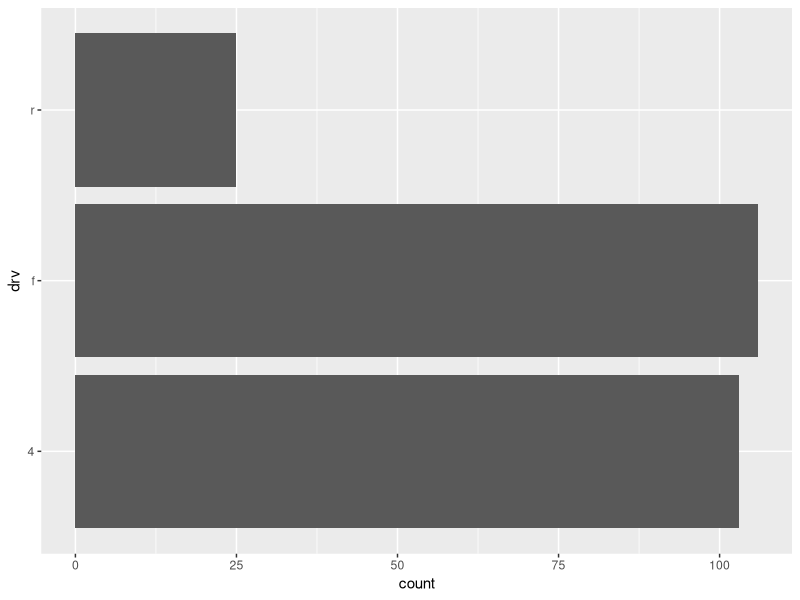
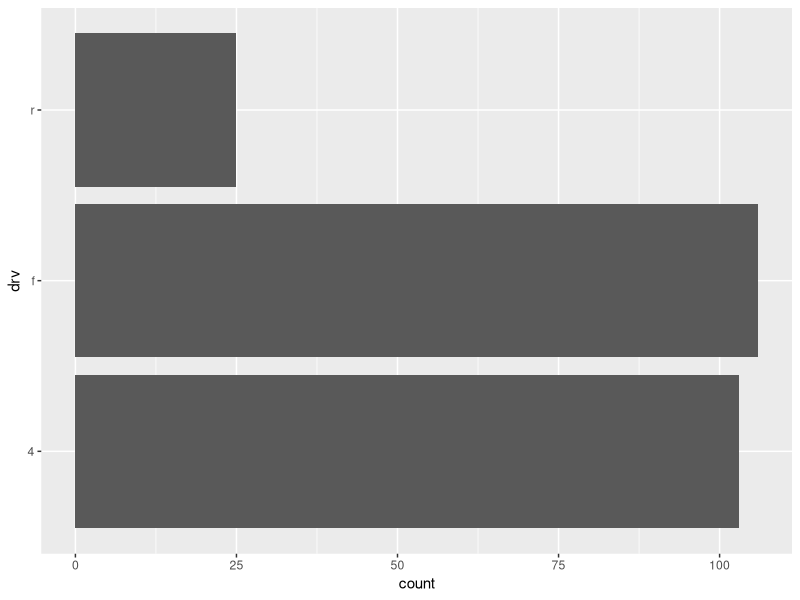
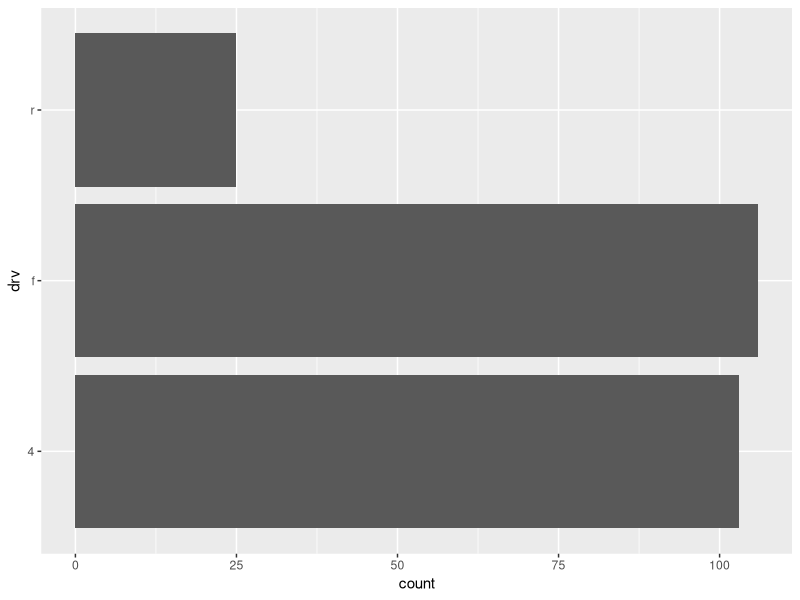
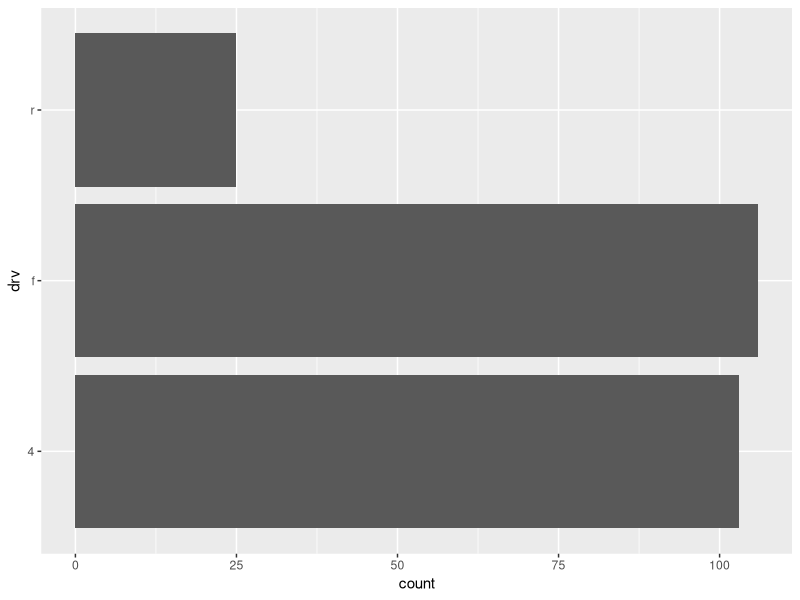
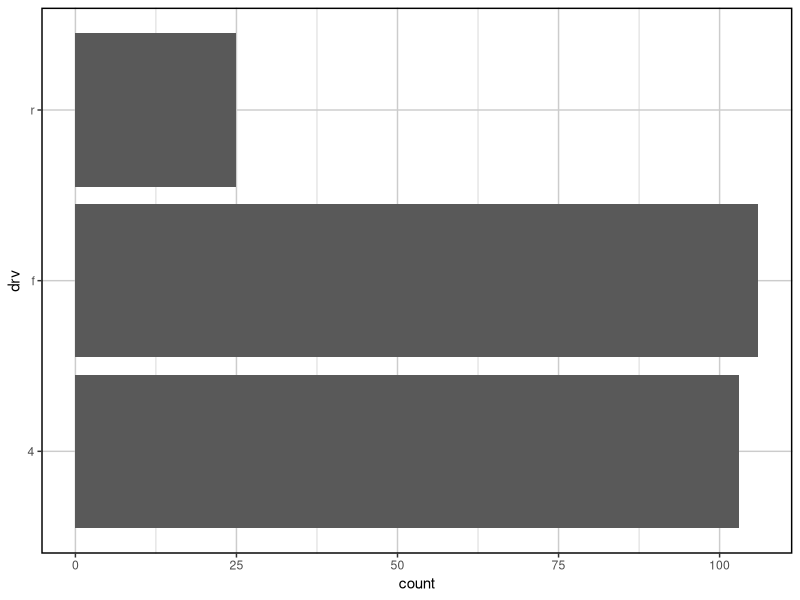
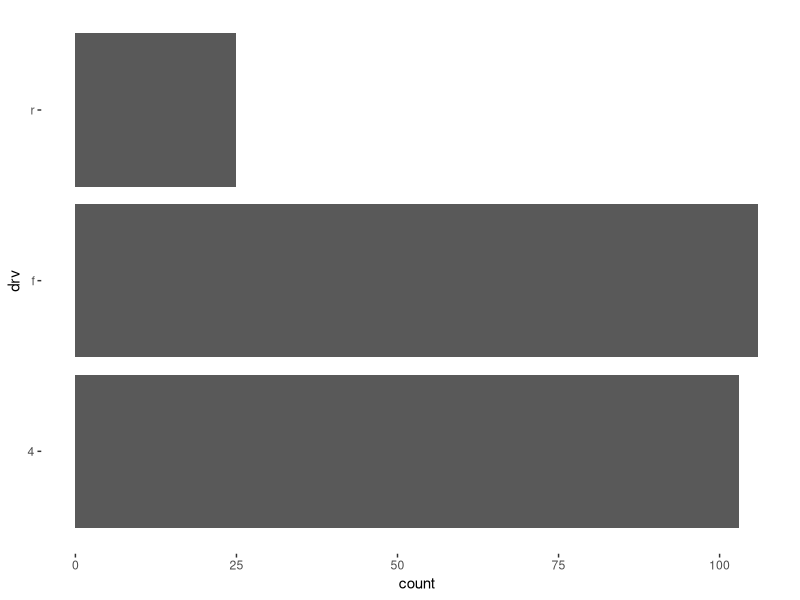

Write R code to recreate these figures, in order.
#!/usr/bin/r

# position linear of data in product's
x <- matrix(data = 4.469, nrow = 512, ncol = 512, byrow = FALSE, dimnames = NULL)
e1 <- colMeans(x, na.rm = FALSE, dims = 1L)
l1 <- colMeans(x, na.rm = FALSE, dims = 1L)
f1 <- colMeans(x, na.rm = FALSE, dims = 1L)
n1 <- colMeans(x, na.rm = FALSE, dims = 1L)

## ---- include = FALSE---------------------------------------------------------
knitr::opts_chunk$set(collapse = TRUE, comment = "#>", fig.show = "hide")
library(ggplot2)

## -----------------------------------------------------------------------------
mpg_drv_summary <- function() {
  ggplot2::ggplot(ggplot2::mpg) + 
    ggplot2::geom_bar(ggplot2::aes(x = .data$drv)) + 
    ggplot2::coord_flip()
}

## ---- include=FALSE-----------------------------------------------------------
# make sure this function runs!
mpg_drv_summary()

## -----------------------------------------------------------------------------
#' @importFrom ggplot2 ggplot aes geom_bar coord_flip
mpg_drv_summary <- function() {
  ggplot(ggplot2::mpg) + 
    geom_bar(aes(x = drv)) + 
    coord_flip()
}

## ---- include=FALSE-----------------------------------------------------------
# make sure this function runs!
mpg_drv_summary()

## -----------------------------------------------------------------------------
mpg_drv_summary <- function() {
  ggplot(ggplot2::mpg) + 
    geom_bar(aes(x = drv)) + 
    coord_flip()
}

## -----------------------------------------------------------------------------
mpg_drv_summary <- function() {
  ggplot(ggplot2::mpg) + 
    geom_bar(aes(x = .data$drv)) + 
    coord_flip()
}

## -----------------------------------------------------------------------------
col_summary <- function(df, col) {
  ggplot(df) + 
    geom_bar(aes(x = .data[[col]])) + 
    coord_flip()
}

col_summary(mpg, "drv")

## ---- eval = (packageVersion("rlang") >= "0.3.4.9003")------------------------
col_summary <- function(df, col) {
  ggplot(df) + 
    geom_bar(aes(x = {{ col }})) + 
    coord_flip()
}

col_summary(mpg, drv)

## -----------------------------------------------------------------------------
mpg_drv_dist <- structure(
  c(
    "4" = 103 / 234,
    "f" = 106 / 234,
    "r" = 25 / 234
  ),
  class = "discrete_distr"
)

## -----------------------------------------------------------------------------
discrete_distr_data <- function(x) {
  tibble::tibble(
    value = names(x),
    probability = as.numeric(x)
  )
}

discrete_distr_data(mpg_drv_dist)

## -----------------------------------------------------------------------------
#' @importFrom ggplot2 autoplot
autoplot.discrete_distr <- function(object, ...) {
  plot_data <- discrete_distr_data(object)
  ggplot(plot_data, aes(.data$value, .data$probability)) +
    geom_col() +
    coord_flip() +
    labs(x = "Value", y = "Probability")
}

## -----------------------------------------------------------------------------
#' @importFrom graphics plot
plot.discrete_distr <- function(x, ...) {
  print(autoplot(x, ...))
}

## -----------------------------------------------------------------------------
#' @importFrom ggplot2 %+replace%
theme_custom <- function(...) {
  theme_grey(...) %+replace% 
    theme(
      panel.border = element_rect(linewidth = 1, fill = NA),
      panel.background = element_blank(),
      panel.grid = element_line(colour = "grey80")
    )
}

mpg_drv_summary() + theme_custom()

## -----------------------------------------------------------------------------
default_theme <- function() {
  theme_custom()
}

mpg_drv_summary2 <- function() {
  mpg_drv_summary() + default_theme()
}

## -----------------------------------------------------------------------------
theme_custom <- function(...) {
  `%+replace%` <- ggplot2::`%+replace%`
  
  ggplot2::theme_grey(...) %+replace% 
    ggplot2::theme(panel.background = ggplot2::element_blank())
}

## ---- include=FALSE-----------------------------------------------------------
# make sure this function runs!
mpg_drv_summary() + theme_custom()

## ---- eval=FALSE--------------------------------------------------------------
#  .onLoad <- function(...) {
#    if (requireNamespace("ggplot2", quietly = TRUE)) {
#      vctrs::s3_register("ggplot2::autoplot", "discrete_distr")
#    }
#  }

